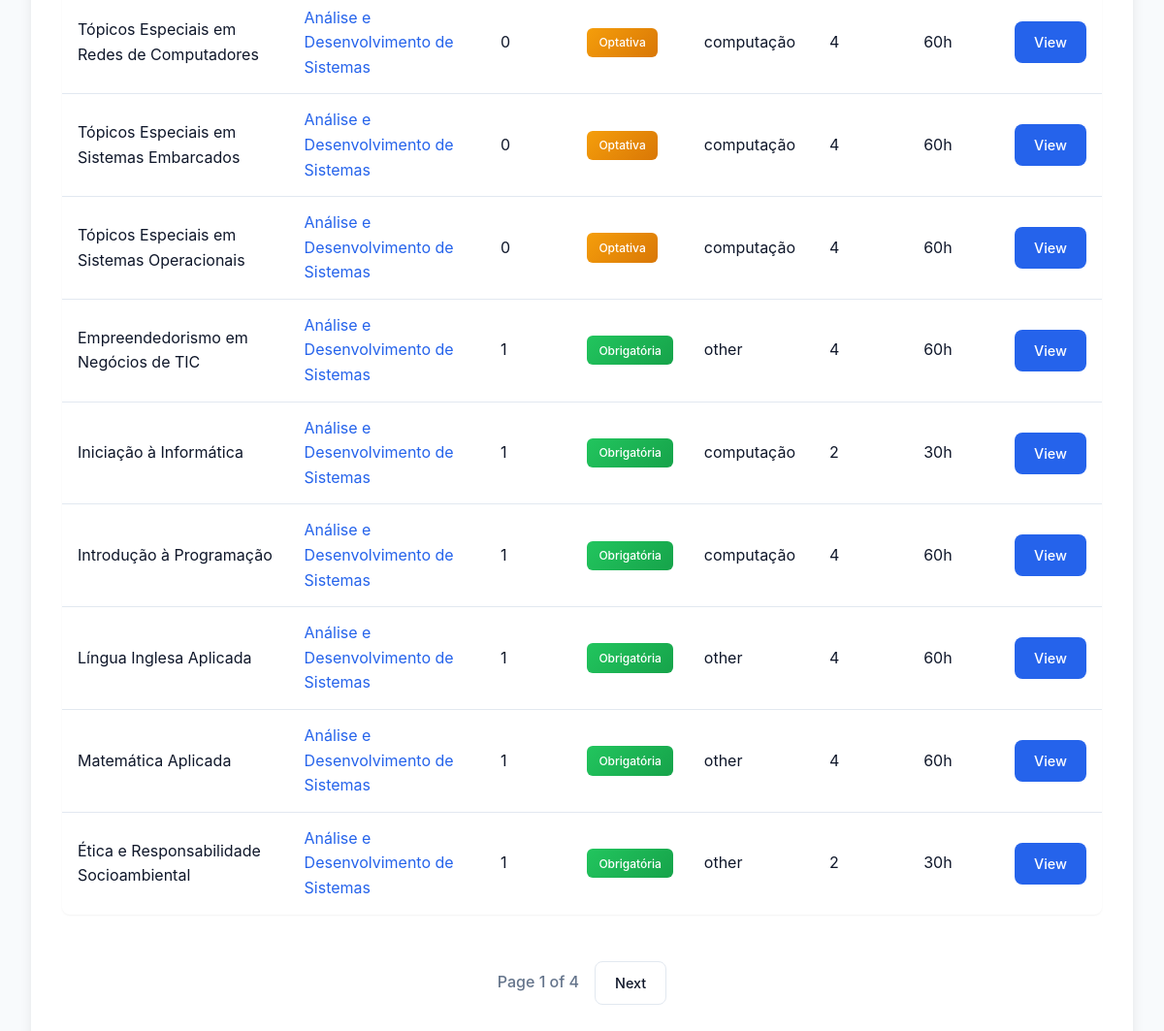
Before: /courses/disciplines/ (lower part) with the older database file.
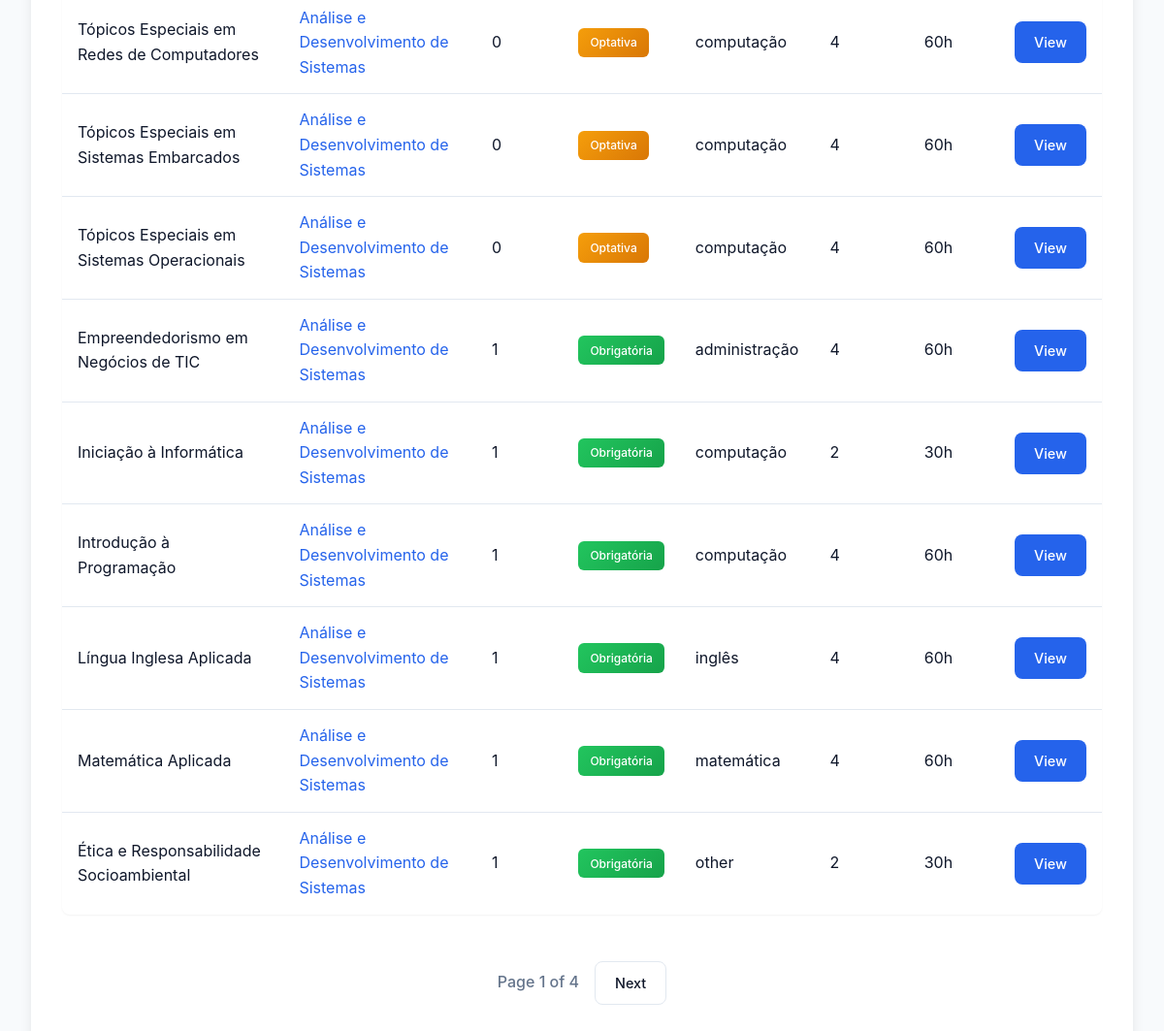
After: the same page with the newer database file.
### courses/models.py (models this page shows, shortened)
class Discipline(models.Model):
    PERIOD_FIRST_SEMESTER = "1"
    PERIOD_SECOND_SEMESTER = "2"
    PERIOD_FIRST_YEAR = "year_1"
    PERIOD_SECOND_YEAR = "year_2"
    PERIOD_THIRD_YEAR = "year_3"
    PERIOD_FOURTH_YEAR = "year_4"
    PERIOD_FIFTH_YEAR = "year_5"
    SEMESTER_PERIODS = [
        (PERIOD_FIRST_SEMESTER, "1st Semester"),
        (PERIOD_SECOND_SEMESTER, "2nd Semester"),
    ]
    YEARLY_PERIODS = [
        (PERIOD_FIRST_YEAR, "1st Year"),
        (PERIOD_SECOND_YEAR, "2nd Year"),
        (PERIOD_THIRD_YEAR, "3rd Year"),
        (PERIOD_FOURTH_YEAR, "4th Year"),
        (PERIOD_FIFTH_YEAR, "5th Year"),
    ]
    course = models.ForeignKey(
        Course,
        on_delete=models.CASCADE,
        related_name="disciplines",
        verbose_name="Course",
    )
    name = models.CharField(max_length=200, verbose_name="Discipline Name")
    period = models.CharField(
        max_length=20,
        verbose_name="Period",
        help_text="Semester or year when the discipline is offered",
    )
    main_area = models.CharField(
        max_length=200,
        verbose_name="Main Area",
        help_text="Main knowledge area to be matched with professors",
    )
    description = models.TextField(
        blank=True,
        verbose_name="Discipline Description",
        help_text="Description of the discipline to be used for effort calculation",
    )
    credits = models.PositiveIntegerField(
        default=0, verbose_name="Credits", help_text="Number of credits"
    )
    ch_aula = models.PositiveIntegerField(
        default=0,
        verbose_name="CH Aula",
        help_text="Classroom hours (carga horária aula)",
    )
    ch_relogio = models.PositiveIntegerField(
        default=0,
        verbose_name="CH Relógio",
        help_text="Clock hours (carga horária relógio)",
    )
    pre_requisito = models.CharField(
        max_length=500,
        blank=True,
        verbose_name="Prerequisite",
        help_text="Prerequisite discipline(s)",
    )
    co_requisito = models.CharField(
        max_length=500,
        blank=True,
        verbose_name="Co-requisite",
        help_text="Co-requisite discipline(s)",
    )
    is_elective = models.BooleanField(
        default=False,
        verbose_name="Optativa",
        help_text="Indicates if the discipline is elective",
    )
    available_periods = models.CharField(
        max_length=50,
        blank=True,
        verbose_name="Available Periods",
        help_text="Periods when elective can be taken (e.g., '5,6' for periods 5 and 6)",
    )
    created_at = models.DateTimeField(auto_now_add=True)
    updated_at = models.DateTimeField(auto_now=True)
    class Meta:
        ordering = ["course", "period", "name"]
        verbose_name = "Discipline"
        verbose_name_plural = "Disciplines"

class Course(models.Model):
    CALENDAR_SEMESTRAL = "semestral"
    CALENDAR_YEARLY = "yearly"
    CALENDAR_CHOICES = [
        (CALENDAR_SEMESTRAL, "Semestral"),
        (CALENDAR_YEARLY, "Yearly"),
    ]
    name = models.CharField(max_length=200, verbose_name="Course Name")
    short_name = models.CharField(
        max_length=20,
        blank=True,
        verbose_name="Abreviação",
        help_text='Sigla ou nome curto para exibição (ex: "ADS", "TII")',
    )
    grade_year = models.CharField(
        max_length=20,
        default="2019.2",
        verbose_name="Grade Year",
        help_text="Academic year/period of the course curriculum (e.g., 2019.2)",
    )
    calendar_type = models.CharField(
        max_length=20,
        choices=CALENDAR_CHOICES,
        default=CALENDAR_SEMESTRAL,
        verbose_name="Calendar Type",
    )
    description = models.TextField(
        blank=True,
        verbose_name="Course Description",
        help_text="Description of the course program to be used for effort calculation",
    )
    created_at = models.DateTimeField(auto_now_add=True)
    updated_at = models.DateTimeField(auto_now=True)
    class Meta:
        ordering = ["name"]
        verbose_name = "Course"
        verbose_name_plural = "Courses"

### courses/views.py (the view, shortened to what this page needs)
# urls.py: path('disciplines/', views.DisciplineListView.as_view(), name='discipline_list'),
class DisciplineListView(ListView):
    model = Discipline
    template_name = 'courses/discipline_list.html'
    context_object_name = 'disciplines'
    paginate_by = 20
    def get_queryset(self):
        queryset = super().get_queryset()
        course_id = self.request.GET.get('course')
        return queryset

### courses/templates/courses/discipline_list.html (shortened to what this page needs)
{% extends "courses/base.html" %}
{% block content %}
{% if disciplines %}
    <table>
        <tbody>
            {% for discipline in disciplines %}
            <tr>
                <td>{{ discipline.name }}</td>
                <td>
                    <a href="{% url 'courses:course_detail' discipline.course.pk %}">
                        {{ discipline.course.name }}
                    </a>
                </td>
                <td>{{ discipline.period }}</td>
                <td>
                    {% if discipline.is_elective %}
                        <span class="badge" style="background: linear-gradient(135deg, #f59e0b 0%, #d97706 100%); color: white; font-size: 0.75rem;">Optativa</span>
                    {% else %}
                        <span class="badge" style="background: linear-gradient(135deg, #22c55e 0%, #16a34a 100%); color: white; font-size: 0.75rem;">Obrigatória</span>
                    {% endif %}
                </td>
                <td>{{ discipline.main_area }}</td>
                <td>{{ discipline.credits }}</td>
                <td>{{ discipline.ch_relogio }}h</td>
                <td>
                    <a href="{% url 'courses:discipline_detail' discipline.pk %}" class="btn btn-primary">View</a>
                </td>
            </tr>
            {% endfor %}
        </tbody>
    </table>
    {% if is_paginated %}
    <div class="pagination">
        <span>Page {{ page_obj.number }} of {{ page_obj.paginator.num_pages }}</span>
        {% if page_obj.has_next %}
        <a href="?page={{ page_obj.next_page_number }}" class="btn btn-secondary">Next</a>
        {% endif %}
    </div>
    {% endif %}
{% else %}
    <p>No disciplines available. <a href="/admin/courses/discipline/add/">Add a discipline</a> in the admin panel.</p>
{% endif %}
{% endblock %}

Changed rows visible on the page:
changed Discipline "Empreendedorismo em Negócios de TIC": main_area "other" → "administração"
changed Discipline "Língua Inglesa Aplicada": main_area "other" → "inglês"
changed Discipline "Matemática Aplicada": main_area "other" → "matemática"
